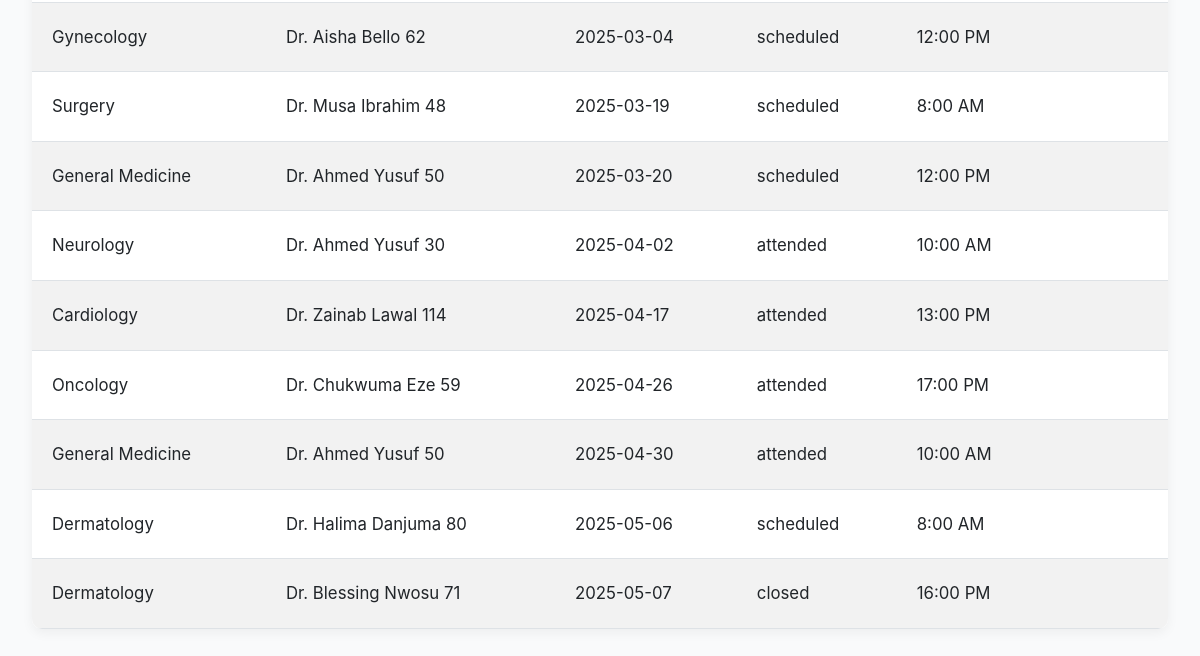
Before: /patient (signed in, lower part) with the older database file.
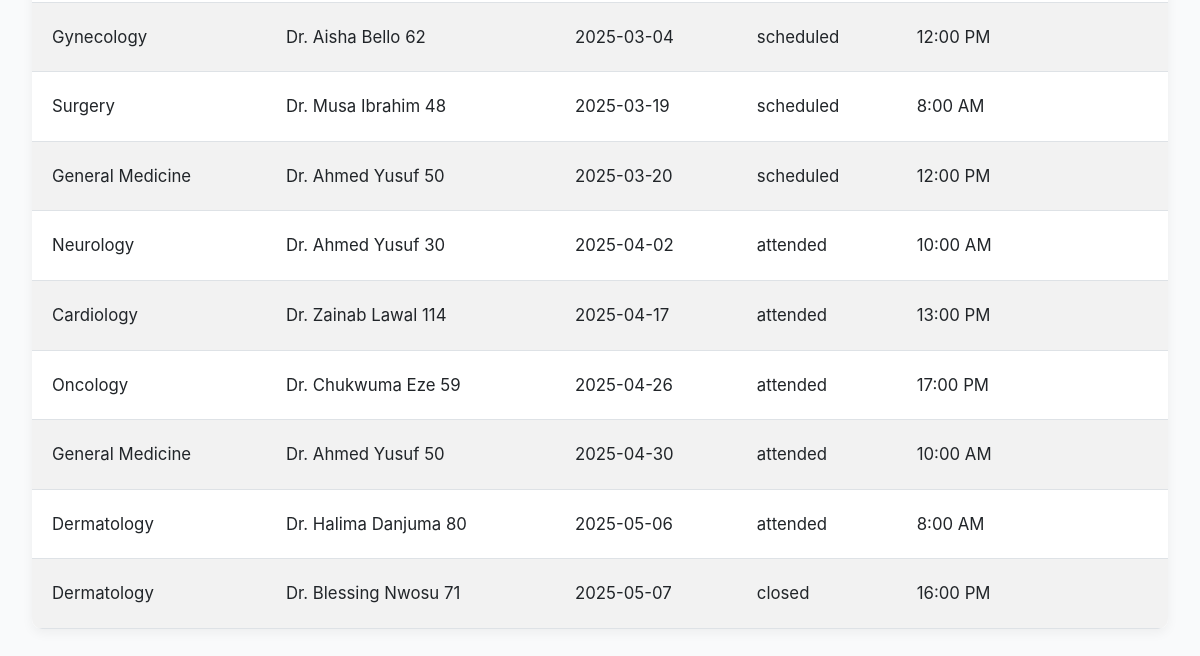
After: the same page with the newer database file.
### tables this page shows
CREATE TABLE appointments 
                         (id INTEGER PRIMARY KEY AUTOINCREMENT, patient_id INTEGER, hospital_id INTEGER, department_id INTEGER, 
                          doctor_id INTEGER, slot_time TEXT, date TEXT, no_show_prob REAL, reschedule_prob REAL, status TEXT,
                          FOREIGN KEY (patient_id) REFERENCES users(id),
                          FOREIGN KEY (hospital_id) REFERENCES hospitals(id),
                          FOREIGN KEY (department_id) REFERENCES departments(id),
                          FOREIGN KEY (doctor_id) REFERENCES doctors(id));

CREATE TABLE departments 
                         (id INTEGER PRIMARY KEY AUTOINCREMENT, hospital_id INTEGER, name TEXT,
                          FOREIGN KEY (hospital_id) REFERENCES hospitals(id));

CREATE TABLE doctors 
                         (id INTEGER PRIMARY KEY AUTOINCREMENT, hospital_id INTEGER, department_id INTEGER, name TEXT,
                          FOREIGN KEY (hospital_id) REFERENCES hospitals(id),
                          FOREIGN KEY (department_id) REFERENCES departments(id));

CREATE TABLE hospitals 
                         (id INTEGER PRIMARY KEY AUTOINCREMENT, name TEXT, location TEXT);

### app.py (the view)
@app.route('/patient', endpoint='patient_dashboard')
@login_required('patient')
def patient_dashboard():
    user_id = session['user_id']
    sort_by = request.args.get('sort_by', 'date')
    sort_order = request.args.get('sort_order', 'asc')
    query = """SELECT a.id, h.name AS hospital_name, d.name AS department_name, doc.name AS doctor_name, a.slot_time, a.date, a.status
               FROM appointments a
               JOIN hospitals h ON a.hospital_id = h.id
               JOIN departments d ON a.department_id = d.id
               JOIN doctors doc ON a.doctor_id = doc.id
               WHERE a.patient_id = ?"""
    if sort_by in ['date', 'status']:
        query += f" ORDER BY {sort_by} {'ASC' if sort_order == 'asc' else 'DESC'}"
    appointments = query_db(query, (user_id,))
    reordered_appointments = [
        (appt['hospital_name'], appt['department_name'], appt['doctor_name'], appt['date'], appt['slot_time'], appt['status'])
        for appt in appointments
    ]
    return render_template('patient.html', appointments=reordered_appointments, user=session.get('user_id'), role=session.get('role'))

### app.py (called while the page is built, shortened)
def login_required(role):
    def wrapper(fn):
        @wraps(fn)
        def decorated_view(*args, **kwargs):
            if 'user_id' not in session or session.get('role') != role:
                flash(f"Please log in as a {role} to view this page.", "danger")
                return redirect(url_for('login'))
            return fn(*args, **kwargs)
        return decorated_view
    return wrapper

def get_sqlite_conn():
    try:
        conn = sqlite3.connect("database.db")
        conn.row_factory = sqlite3.Row
        return conn
    except sqlite3.Error as e:
        app.logger.error(f"Failed to connect to SQLite database: {e}")
        raise

def query_db(query, args=(), one=False, commit=False):
    if DB_TYPE == "sqlite":
        conn = get_sqlite_conn()
        try:
            c = conn.cursor()
            c.execute(query, args)
            if commit:
                conn.commit()
            rv = c.fetchall()
            if rv:
                columns = [desc[0] for desc in c.description]
                rv = [dict(zip(columns, row)) for row in rv]
                return rv[0] if one else rv
            return None if one else []
        except sqlite3.Error as e:
            app.logger.error(f"SQLite query error: {e}")
            raise
        finally:
            conn.close()
    else:
        raise Exception("Database not configured properly")

### templates/patient.html (shortened to what this page needs)
<!DOCTYPE html>
<html lang="en">
<head>
    <link href="https://cdn.jsdelivr.net/npm/bootstrap@5.3.0/dist/css/bootstrap.min.css" rel="stylesheet">
    <link rel="stylesheet" href="{{ url_for('static', filename='css/style.css') }}">
</head>
<body>
    <div class="container">
        <table class="table table-striped">
            <tbody>
                {% for appt in appointments %}
                <tr>
                    <td>{{ appt[1] }}</td>
                    <td>{{ appt[2] }}</td>
                    <td>{{ appt[3] }}</td>
                    <td>{{ appt[5] }}</td>
                    <td>{{ appt[4] }}</td>
                    <td>{{ appt[6] }}</td>
                </tr>
                {% endfor %}
            </tbody>
        </table>
    </div>
</body>
</html>

### static/css/style.css (style rules this page uses)
* { margin: 0; padding: 0; box-sizing: border-box; }
body { font-family: 'Inter', -apple-system, BlinkMacSystemFont, 'Segoe UI', Roboto, sans-serif; line-height: 1.7; color: #2d3748; background-color: #f9fafb; min-height: 100vh; }
.container { max-width: 1280px; margin: 3rem auto; padding: 0 2rem; }
.table { background-color: #ffffff; border-radius: 10px; overflow: hidden; box-shadow: 0 4px 12px rgba(0, 0, 0, 0.05); margin-bottom: 2rem; }
.table-striped tbody tr:nth-of-type(odd) { background-color: #f9fafb; }

Changed rows visible on the page:
changed appointments "Dr. Halima Danjuma 80": status "scheduled" → "attended"
